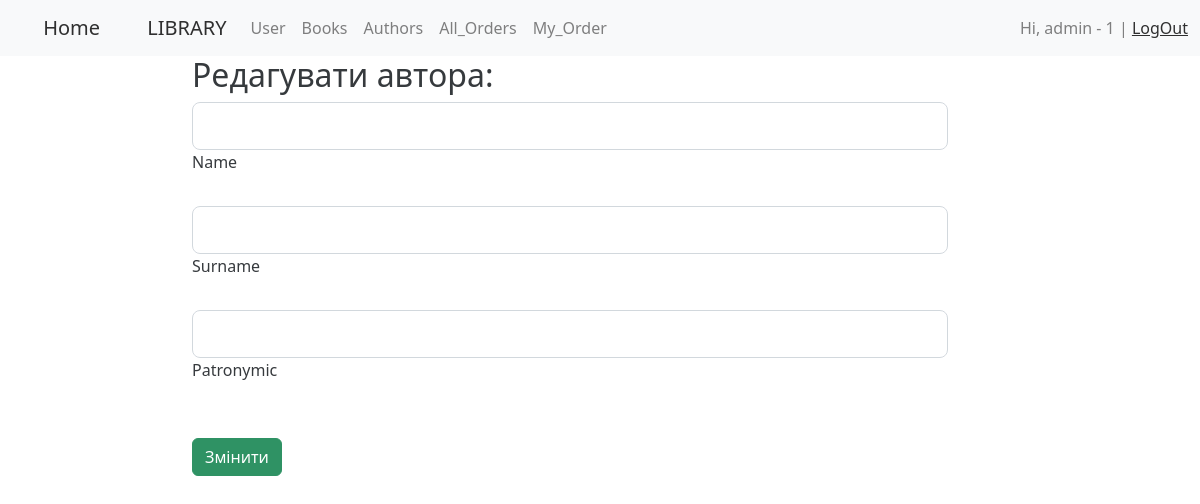
/author/change_author/2 (signed in), run on an earlier commit of the app's database.
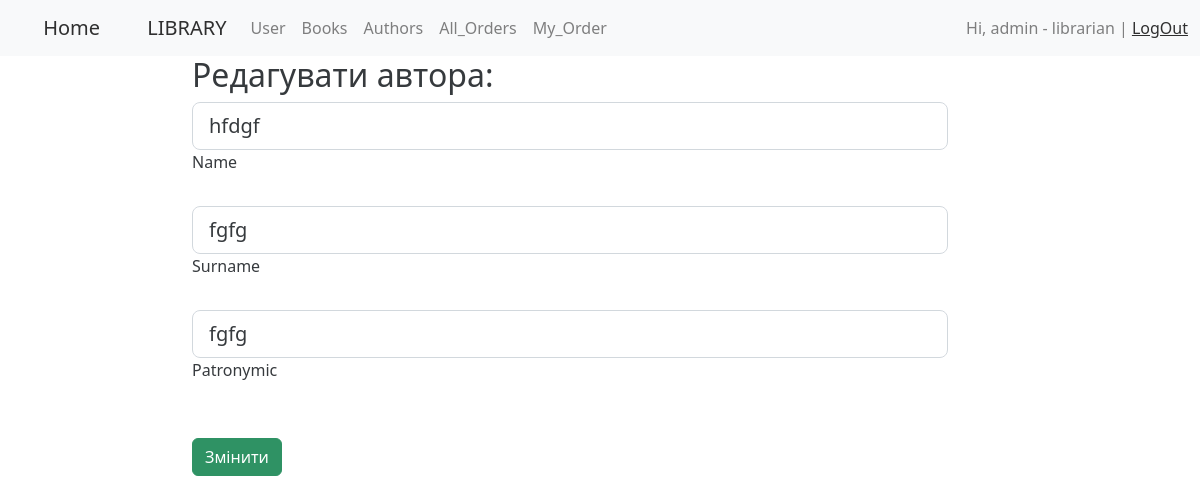
And on a later commit of the database.
### authentication/models.py (models this page shows, shortened)
class CustomUser(AbstractBaseUser):
    email = models.EmailField(
        verbose_name='email address',
        max_length=255,
        unique=True,
    )
    first_name = models.CharField(max_length=20, default=None, blank=True)
    last_name = models.CharField(max_length=20, blank=True)
    middle_name = models.CharField(max_length=20, blank=True)
    created_at = models.DateTimeField(editable=False, auto_now=datetime.datetime.now())
    updated_at = models.DateTimeField(auto_now=datetime.datetime.now())
    role = models.IntegerField(choices=ROLE_CHOICES, default=0)
    is_active = models.BooleanField(default=True)
    is_admin = models.BooleanField(default=False)  # STAFF, superuser
    objects = MyUserManager()
    USERNAME_FIELD = 'email'
    REQUIRED_FIELDS = ['first_name']
    class Meta:         # for admin.menu
        verbose_name= 'Користувач'
        verbose_name_plural = 'Користувачі'

### author/models.py (models this page shows, shortened)
class Author(models.Model):
    name = models.CharField(blank = True, max_length=20, verbose_name="Ім'я")
    surname = models.CharField(blank = True, max_length=20, verbose_name='прізвище')
    patronymic = models.CharField(blank = True, max_length=20, verbose_name='по-батькові')
    id = models.AutoField(primary_key=True)
    class Meta:         # for admin.menu
        verbose_name= 'Автор'
        verbose_name_plural = 'Автори'
    @staticmethod
    def get_by_id(author_id):
        try:
            return Author.objects.get(pk=author_id)
        except:
            return None

### author/views.py (the view)
# urls.py: path('change_author/<int:id>', edit, name = 'change_author_url'),
@login_required
def edit(request, id=None, template_name='author/edit_author.html'):
    if id:
        author = Author.get_by_id(id)
    form = AddAuthorForm(request.POST or None, instance=author)
    if request.POST and form.is_valid():
        form.save()
        messages.success(request, f'Changes to author: {author.name} success !')
        return redirect('list_author')
    context = {'form': form, 'author': author}
    return render(request, template_name, context=context)

### author/forms.py
class AddAuthorForm(forms.ModelForm):
    class Meta:
        model = Author
        fields = 'name', 'surname' ,'patronymic'
        widgets = {
            'name': forms.TextInput(attrs={'class': 'form-control'}),
            'surname': forms.TextInput(attrs={'class': 'form-control'}),
            'patronymic': forms.TextInput(attrs={'class': 'form-control'})
        }

### author/templates/author/edit_author.html (shortened to what this page needs)
{% extends 'base.html' %}
{% block content %}
<div class="list-group col-md-9">
    <form method="post" enctype="multipart/form-data">
        <H2>Редагувати автора:</H2>
        <div class="form-outline mb-4">
            <input type="text" id="123" class="form-control form-control-lg" name="name" value={{ author.name}}>
            <label class="form-label" for="123">Name</label>
        </div>
        <div class="form-outline mb-4">
            <input type="text" id="12" class="form-control form-control-lg" name="surname" value={{ author.surname}}>
            <label class="form-label" for="12">Surname</label>
        </div>
        <div class="form-outline mb-4">
            <input type="text" id="1234" class="form-control form-control-lg" name="patronymic" value={{ author.patronymic}}>
            <label class="form-label" for="1234">Patronymic</label>
        </div>
        <br/>
        <button type="submit" class="btn btn-success">Змінити</button>
    </form>
</div>
{% endblock %}

### library/base.html (shortened to what this page needs)
<!DOCTYPE html>
<html lang="en">
<head>
    <link href="https://cdn.jsdelivr.net/npm/bootstrap@5.2.0/dist/css/bootstrap.min.css" rel="stylesheet"
>
</head>
<body>
<nav class="navbar navbar-expand-lg bg-light">
    <div class="container-fluid">
        <a class="navbar-brand" href="{% url 'home' %}">&#160;&nbsp;&nbsp; &#160; Home</a>
        <a class="navbar-brand" href="{% url 'list_books_main' %}">&#160;&nbsp;&nbsp; &#160; LIBRARY</a>
        <div class="collapse navbar-collapse" id="navbarNavAltMarkup">
            <div class="navbar-nav">
                <a class="nav-link" href="{% url 'list_users' %}">User</a>
                <a class="nav-link" href="{% url 'list_books' %}">Books</a>
                {% if request.user.is_authenticated %}
                <a class="nav-link" href="{% url 'list_author' %}">Authors</a>
                {% else %}
                <a class="nav-link disabled" href="#">Authors</a>
                {% endif %}
                <a class="nav-link" href="{% url 'list_orders' %}">All_Orders</a>
                <a class="nav-link" href="{% url 'my_orders' %}">My_Order</a>
            </div>
        </div>
        <span class="navbar-text" align="right">
            {% if request.user.is_authenticated %}
                Hi, {{ user.username }}  {{ user.first_name }} | <a href="{% url 'logout_url' %}">LogOut</a>
            {% else %}
                <a href="{%url 'register_url'%}">Register</a>|
                <a href="{%url 'login_url'%}">Login</a>
            {% endif %}
        </span>
    </div>
</nav>
<div class="row">
    <div class="list-group col-md-2">
    </div>
    <div class="list-group col-md-10">
        {% block content %} {% endblock %}
    </div>
</div>
</body>
</html>

What changed in the data, as far as the page shows it:
changed CustomUser: first_name "admin - 1" → "admin - librarian"
added Author: name "hfdgf", surname "fgfg", patronymic "fgfg"
